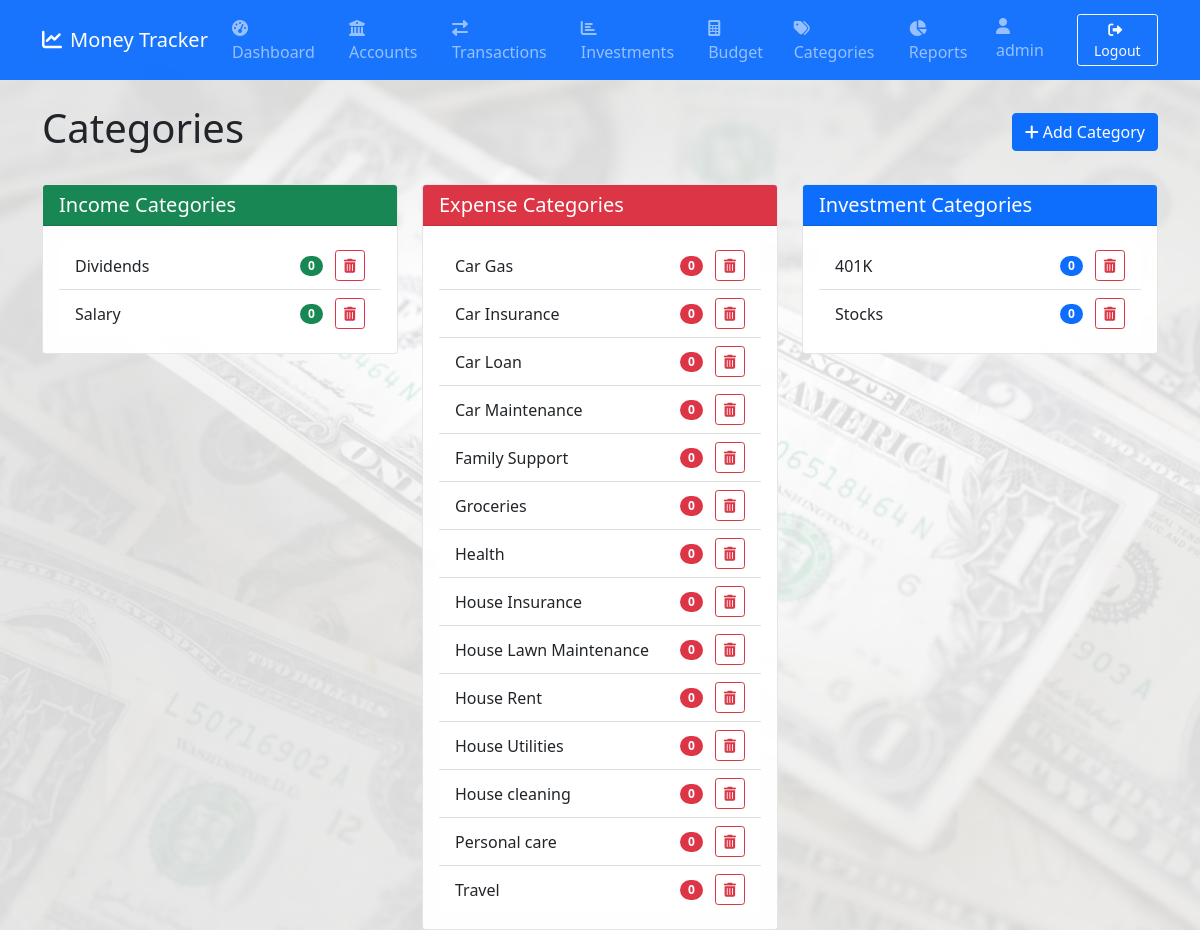
/categories (signed in), run on the app's committed database.
### app.py (models this page shows, shortened)
class User(UserMixin, db.Model):
    id = db.Column(db.Integer, primary_key=True)
    username = db.Column(db.String(80), unique=True, nullable=False)
    email = db.Column(db.String(120), unique=True, nullable=False)
    password_hash = db.Column(db.String(128), nullable=False)
    created_at = db.Column(db.DateTime, default=datetime.utcnow)
    accounts = db.relationship('Account', backref='user', lazy=True)
    categories = db.relationship('Category', backref='user', lazy=True)

class Category(db.Model):
    id = db.Column(db.Integer, primary_key=True)
    name = db.Column(db.String(100), nullable=False)
    type = db.Column(db.String(50), nullable=False)  # income, expense, investment
    user_id = db.Column(db.Integer, db.ForeignKey('user.id'), nullable=False)
    __table_args__ = (db.UniqueConstraint('name', 'user_id', name='unique_category_per_user'),)

### app.py (the view)
@app.route('/categories')
@login_required
def categories():
    categories = Category.query.filter_by(user_id=current_user.id).order_by(Category.name).all()
    return render_template('categories.html', categories=categories)

### app.py (called while the page is built)
@app.context_processor
def inject_datetime():
    return {'datetime': datetime, 'date': date, 'current_user': current_user}

@login_manager.user_loader
def load_user(user_id):
    return User.query.get(int(user_id))

### templates/categories.html (shortened to what this page needs)
{% extends "base.html" %}
{% block content %}
<div class="d-flex justify-content-between align-items-center mb-4">
    <h1>Categories</h1>
    <a href="{{ url_for('add_category') }}" class="btn btn-primary">
        <i class="fas fa-plus me-1"></i>Add Category
    </a>
</div>
<div class="row">
    <div class="col-md-4">
        <div class="card">
            <div class="card-header bg-success text-white">
                <h5 class="mb-0">Income Categories</h5>
            </div>
            <div class="card-body">
                {% set income_categories = categories|selectattr('type', 'equalto', 'income')|list %}
                {% if income_categories %}
                    <ul class="list-group list-group-flush">
                        {% for category in income_categories %}
                        <li class="list-group-item d-flex justify-content-between align-items-center">
                            <span>{{ category.name }}</span>
                            <div>
                                <span class="badge bg-success rounded-pill me-2">{{ category.transactions|length }}</span>
                                <form method="POST" action="{{ url_for('delete_category', category_id=category.id) }}" class="d-inline">
                                    <button type="button" class="btn btn-sm btn-outline-danger" title="Delete category" onclick="confirmDeleteCategory('{{ category.name }}', this.form)">
                                        <i class="fas fa-trash-alt"></i>
                                    </button>
                                </form>
                            </div>
                        </li>
                        {% endfor %}
                    </ul>
                {% else %}
                    <p class="text-muted text-center">No income categories</p>
                {% endif %}
            </div>
        </div>
    </div>
    <div class="col-md-4">
        <div class="card">
            <div class="card-header bg-danger text-white">
                <h5 class="mb-0">Expense Categories</h5>
            </div>
            <div class="card-body">
                {% set expense_categories = categories|selectattr('type', 'equalto', 'expense')|list %}
                {% if expense_categories %}
                    <ul class="list-group list-group-flush">
                        {% for category in expense_categories %}
                        <li class="list-group-item d-flex justify-content-between align-items-center">
                            <span>{{ category.name }}</span>
                            <div>
                                <span class="badge bg-danger rounded-pill me-2">{{ category.transactions|length }}</span>
                                <form method="POST" action="{{ url_for('delete_category', category_id=category.id) }}" class="d-inline">
                                    <button type="button" class="btn btn-sm btn-outline-danger" title="Delete category" onclick="confirmDeleteCategory('{{ category.name }}', this.form)">
                                        <i class="fas fa-trash-alt"></i>
                                    </button>
                                </form>
                            </div>
                        </li>
                        {% endfor %}
                    </ul>
                {% else %}
                    <p class="text-muted text-center">No expense categories</p>
                {% endif %}
            </div>
        </div>
    </div>
    <div class="col-md-4">
        <div class="card">
            <div class="card-header bg-primary text-white">
                <h5 class="mb-0">Investment Categories</h5>
            </div>
            <div class="card-body">
                {% set investment_categories = categories|selectattr('type', 'equalto', 'investment')|list %}
                {% if investment_categories %}
                    <ul class="list-group list-group-flush">
                        {% for category in investment_categories %}
                        <li class="list-group-item d-flex justify-content-between align-items-center">
                            <span>{{ category.name }}</span>
                            <div>
                                <span class="badge bg-primary rounded-pill me-2">{{ category.transactions|length }}</span>
                                <form method="POST" action="{{ url_for('delete_category', category_id=category.id) }}" class="d-inline">
                                    <button type="button" class="btn btn-sm btn-outline-danger" title="Delete category" onclick="confirmDeleteCategory('{{ category.name }}', this.form)">
                                        <i class="fas fa-trash-alt"></i>
                                    </button>
                                </form>
                            </div>
                        </li>
                        {% endfor %}
                    </ul>
                {% else %}
                    <p class="text-muted text-center">No investment categories</p>
                {% endif %}
            </div>
        </div>
    </div>
</div>
{% endblock %}

### templates/base.html (shortened to what this page needs)
<!DOCTYPE html>
<html lang="en">
<head>
    <link href="https://cdn.jsdelivr.net/npm/bootstrap@5.1.3/dist/css/bootstrap.min.css" rel="stylesheet">
    <link href="https://cdnjs.cloudflare.com/ajax/libs/font-awesome/6.0.0/css/all.min.css" rel="stylesheet">
    <link href="{{ url_for('static', filename='css/style.css') }}" rel="stylesheet">
</head>
<body>
    <nav class="navbar navbar-expand-lg navbar-dark bg-primary">
        <div class="container">
            <a class="navbar-brand" href="{{ url_for('dashboard') }}">
                <i class="fas fa-chart-line me-2"></i>Money Tracker
            </a>
            <div class="collapse navbar-collapse" id="navbarNav">
                <ul class="navbar-nav me-auto">
                    <li class="nav-item">
                        <a class="nav-link" href="{{ url_for('dashboard') }}">
                            <i class="fas fa-tachometer-alt me-1"></i>Dashboard
                        </a>
                    </li>
                    <li class="nav-item">
                        <a class="nav-link" href="{{ url_for('accounts') }}">
                            <i class="fas fa-university me-1"></i>Accounts
                        </a>
                    </li>
                    <li class="nav-item">
                        <a class="nav-link" href="{{ url_for('transactions') }}">
                            <i class="fas fa-exchange-alt me-1"></i>Transactions
                        </a>
                    </li>
                    <li class="nav-item">
                        <a class="nav-link" href="{{ url_for('investments') }}">
                            <i class="fas fa-chart-bar me-1"></i>Investments
                        </a>
                    </li>
                    <li class="nav-item">
                        <a class="nav-link" href="{{ url_for('budget') }}">
                            <i class="fas fa-calculator me-1"></i>Budget
                        </a>
                    </li>
                    <li class="nav-item">
                        <a class="nav-link" href="{{ url_for('categories') }}">
                            <i class="fas fa-tags me-1"></i>Categories
                        </a>
                    </li>
                    <li class="nav-item">
                        <a class="nav-link" href="{{ url_for('reports') }}">
                            <i class="fas fa-chart-pie me-1"></i>Reports
                        </a>
                    </li>
                </ul>
                <ul class="navbar-nav">
                    <li class="nav-item">
                        <span class="navbar-text me-3">
                            <i class="fas fa-user me-1"></i>{{ current_user.username }}
                        </span>
                    </li>
                    <li class="nav-item">
                        <form method="POST" action="{{ url_for('logout') }}" class="d-inline">
                            <button type="submit" class="btn btn-outline-light btn-sm">
                                <i class="fas fa-sign-out-alt me-1"></i>Logout
                            </button>
                        </form>
                    </li>
                </ul>
            </div>
        </div>
    </nav>
    <div class="container mt-4">
        {% block content %}{% endblock %}
    </div>
</body>
</html>

### static/css/style.css (style rules this page uses)
body { background-image: url('../images/dollar.png'); background-size: cover; background-position: center; background-repeat: no-repeat; background-attachment: fixed; min-height: 100vh; }
body::before { content: ''; position: fixed; top: 0; left: 0; width: 100%; height: 100%; background-color: rgba(255, 255, 255, 0.85); z-index: -1; pointer-events: none; }
.card { background-color: rgba(255, 255, 255, 0.95); backdrop-filter: blur(5px); border: 1px solid rgba(0, 0, 0, 0.1); }
.navbar { background-color: rgba(13, 110, 253, 0.95) !important; backdrop-filter: blur(10px); }
.container { position: relative; z-index: 1; }

### data on the page
User: username "admin"
Category: name "Dividends", transactions|length "0"
Category: name "Salary", transactions|length "0"
Category: name "Car Gas", transactions|length "0"
Category: name "Car Insurance", transactions|length "0"
Category: name "Car Loan", transactions|length "0"
Category: name "Car Maintenance", transactions|length "0"
Category: name "Family Support", transactions|length "0"
Category: name "Groceries", transactions|length "0"
Category: name "Health", transactions|length "0"
Category: name "House Insurance", transactions|length "0"
Category: name "House Lawn Maintenance", transactions|length "0"
Category: name "House Rent", transactions|length "0"
Category: name "House Utilities", transactions|length "0"
Category: name "House cleaning", transactions|length "0"
Category: name "Personal care", transactions|length "0"
Category: name "Travel", transactions|length "0"
Category: name "401K", transactions|length "0"
Category: name "Stocks", transactions|length "0"
